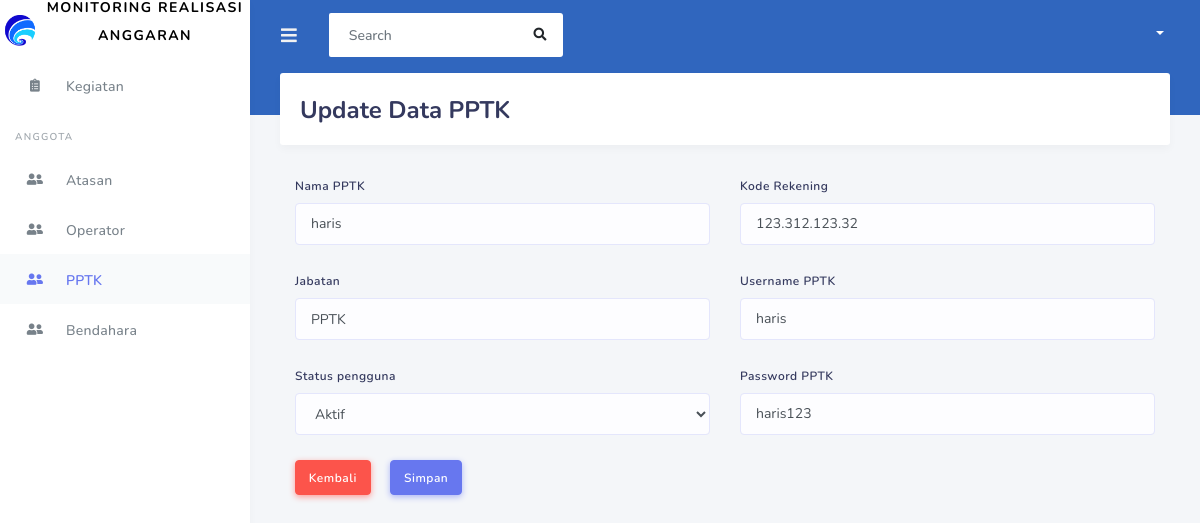
The page /index.php/operator/CPPTKCRUD/halamanUpdate/47 on the database its author committed.
### tables this page shows
CREATE TABLE `tb_pengguna` (
  `id_pengguna` int(11) NOT NULL,
  `nama_pengguna` varchar(250) NOT NULL,
  `kode_rek` varchar(20) NOT NULL,
  `jabatan_pengguna` varchar(250) NOT NULL,
  `username_pengguna` varchar(250) NOT NULL,
  `password_pengguna` varchar(250) NOT NULL,
  `pengguna_status` varchar(20) NOT NULL
);

### application/controllers/operator/CPPTKCRUD.php (called while the page is built, shortened)
<?php
class CPPTKCRUD extends CI_Controller {
	public function halamanUpdate($id_pengguna) {
		$where = array('id_pengguna' => $id_pengguna);
		$this->load->model('MPPTKCRUD');
		$data['pptk'] = $this->MPPTKCRUD->halamanUpdate($where, 'tb_pengguna')->result();
		$this->load->view('/operator/VHeader');
		$this->load->view('/operator/VSidebar');
		$this->load->view('/operator/VPPTKUpdate', $data);
		$this->load->view('/operator/VFooter');
	}
}
?>

### index.php (called while the page is built, shortened)
<?php
require_once BASEPATH.'core/CodeIgniter.php';

### application/models/MPPTKCRUD.php (called while the page is built, shortened)
<?php
class MPPTKCRUD extends CI_Model {
  public function halamanUpdate($where, $table) {
    return $this->db->get_where($table, $where);
  }
}
?>

### application/views/operator/VPPTKUpdate.php (the view, shortened to what this page needs)
<div class="main-content">
    <section class="section">
        <div class="section-header">
            <h1>Update Data PPTK</h1>
        </div>
        <div class="container-fluid">
            <?php foreach ($pptk as $ptk) : ?>
                <form action="<?php echo base_url('operator/CPPTKCRUD/fungsiUpdate') ?>" method="post" enctype="multipart/form-data">
                    <div class="row">
                        <div class="col-md-6">
                            <div class="form-group">
                                <label>Nama PPTK</label>
                                <input type="text" name="nama_pengguna" class="form-control" value="<?php echo $ptk->nama_pengguna ?>">
                            </div>
                            <div class="form-group">
                                <label>Jabatan</label>
                                    <option value="PPTK" class="form-control">PPTK</option>
                            </div>
                            <div class="form-group">
                                <label>Status pengguna</label>
                                <select name="pengguna_status" class="form-control">
                                    <option value="Aktif" name="pengguna_status" class="form-control">Aktif</option>
                                </select>
                            </div>
                        </div>
                        <div class="col-md-6">
                             <div class="form-group">
                                <label>Kode Rekening</label>
                                <input type="text" name="kode_rek" class="form-control" value="<?php echo $ptk->kode_rek ?>">
                            </div>
                            <div class="form-group">
                                <label>Username PPTK</label>
                                <input type="text" name="username_pengguna" class="form-control" value="<?php echo $ptk->username_pengguna ?>">
                            </div>
                            <div class="form-group">
                                <label>Password PPTK</label>
                                <input type="text" name="password_pengguna" class="form-control" value="<?php echo $ptk->password_pengguna ?>">
                            </div>
                        </div>
                    </div>
                    <?php echo anchor('operator/CPPTKCRUD/', '<div class="btn btn-danger mb-1">Kembali</div>') ?>
                    <button type="submit" class="btn btn-primary btn sm mb-1 ml-3">Simpan</button>
                </form>
            <?php endforeach; ?>
        </div>
    </section>
</div>

### rows shown on the page
tb_pengguna: nama_pengguna "haris", kode_rek "123.312.123.32", username_pengguna "haris", password_pengguna "haris123"
